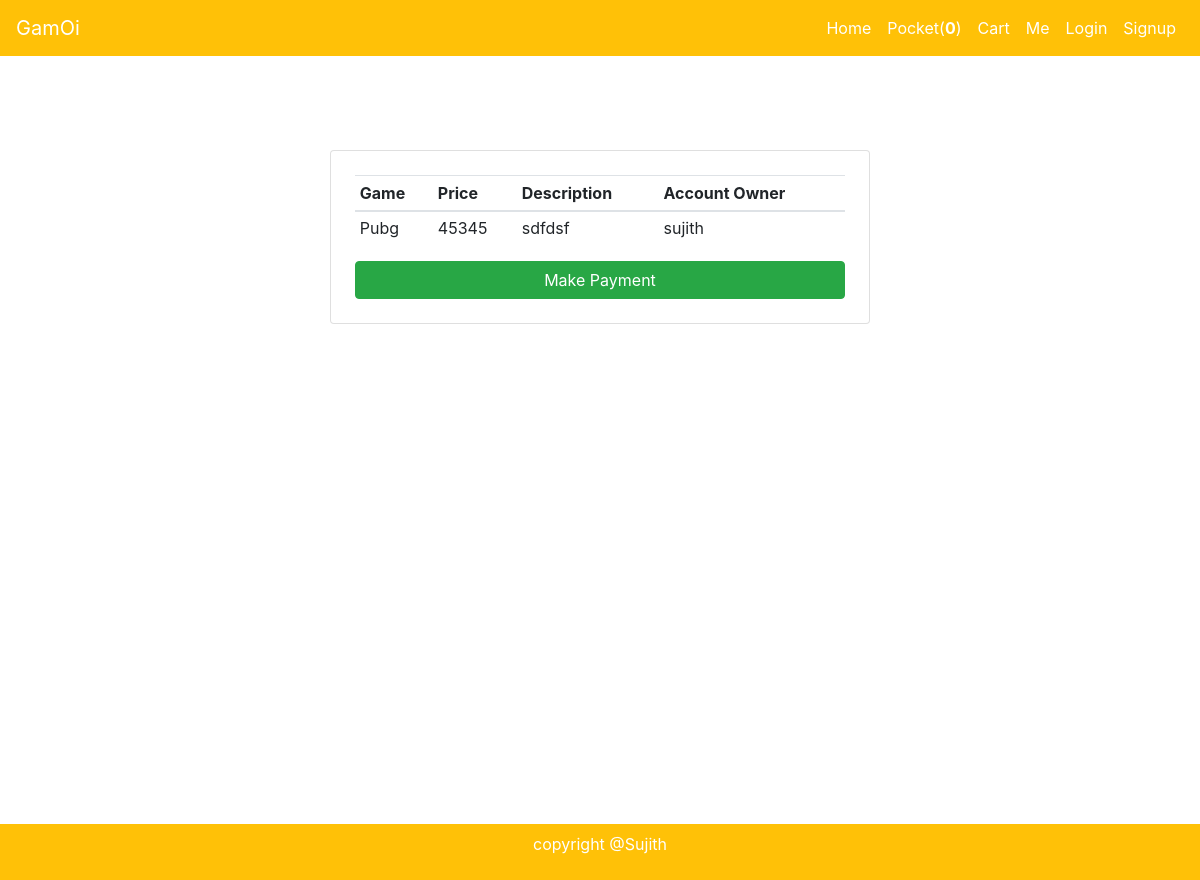
Page /payment/11/ on the committed database.
### core/models.py (models this page shows, shortened)
class GameAccounts(models.Model):
    description = models.CharField(max_length=300)
    rate = models.PositiveIntegerField()
    game = models.ForeignKey(ListedGames, on_delete=models.CASCADE)
    acc_owner = models.ForeignKey(settings.AUTH_USER_MODEL, on_delete=models.CASCADE, null=True, blank=True)
    payment_done = models.BooleanField(default=False)
    ordered = models.BooleanField(default=False)

class ListedGames(models.Model):
    name = models.CharField(max_length=300)
    theme_image = models.ImageField()
    slug = models.SlugField()
    def __str__(self):
        return self.name
    class Meta:
        verbose_name_plural='Listed Games'

### core/views.py (the view)
# urls.py: path('payment/<int:pk>/', CheckoutView.as_view(), name='checkout'),
class CheckoutView(View):
    def get(self, request, pk, *args, **kwargs):
        try:
            game_account = GameAccounts.objects.get(pk=pk)
            currency = 'INR'
            amount = game_account.rate*100  # Rs. 200
            razorpay_order = razorpay_client.order.create(dict(amount=amount,
                                                       currency=currency,
                                                       payment_capture='0'))
            razorpay_order_id = razorpay_order['id']
            callback_url = "paymenthandler/"
            context = {}
            context['game_account'] = game_account
            context['razorpay_order_id'] = razorpay_order_id
            context['razorpay_merchant_key'] = settings.RAZOR_KEY_ID
            context['razorpay_amount'] = amount
            context['currency'] = currency
            context['callback_url'] = callback_url
            return render(request, "core/checkout.html", context)
        except ObjectDoesNotExist:
            return redirect("core:home")

### core/templatetags/custom_tags.py (called while the page is built)
@register.filter
def cart_item_count(user):
    if user.is_authenticated:
        qs = CartOrder.objects.filter(user=user)
        if qs.exists():
            return qs[0].game_accounts.count()
    return 0

### templates/core/checkout.html (shortened to what this page needs)
{% extends "base.html" %}
{% block content %}
  <main>
    <div class="container">
        <div class="row justify-content-center my_card">
            <div class="col-md-6 col-12 m_card">
                <div class="card p-4">
                    <table class="table table-sm">
                        <thead>
                          <tr>
                            <th scope="col">Game</th>
                            <th scope="col">Price</th>
                            <th scope="col">Description</th>
                            <th scope="col">Account Owner</th>
                          </tr>
                        </thead>
                        <tbody>
                          <tr>
                            <td>{{game_account.game}}</td>
                            <td>{{game_account.rate}}</td>
                            <td>{{game_account.description}}</td>
                            <td>{{game_account.acc_owner}}</td>
                          </tr>
                        </tbody>
                      </table>
                      <button type="button" class="btn btn-success" id="pay-btn">Make Payment</button>
                </div>
            </div>
        </div>
    </div>
  </main>
{% endblock content %}

### templates/core/checkout.html (style rules this page uses)
.my_card { margin-top: 150px; }

### rows in the picture
GameAccounts: game "Pubg", rate "45345", description "sdfdsf", acc_owner "sujith"

### other values in the picture
{{ request.user|cart_item_count }} "0"
